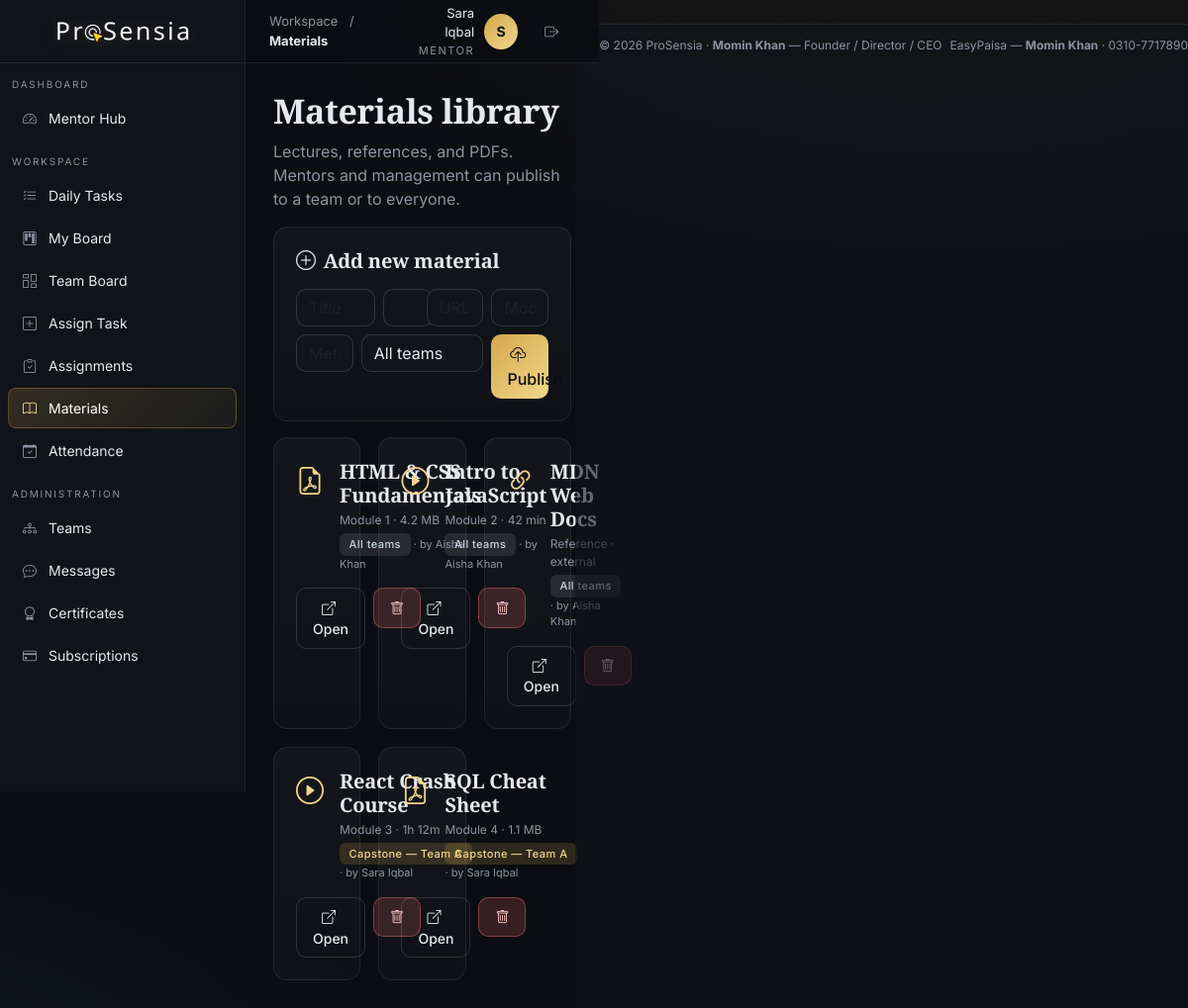
Page /shared/materials.php (signed in) on the earlier database version.
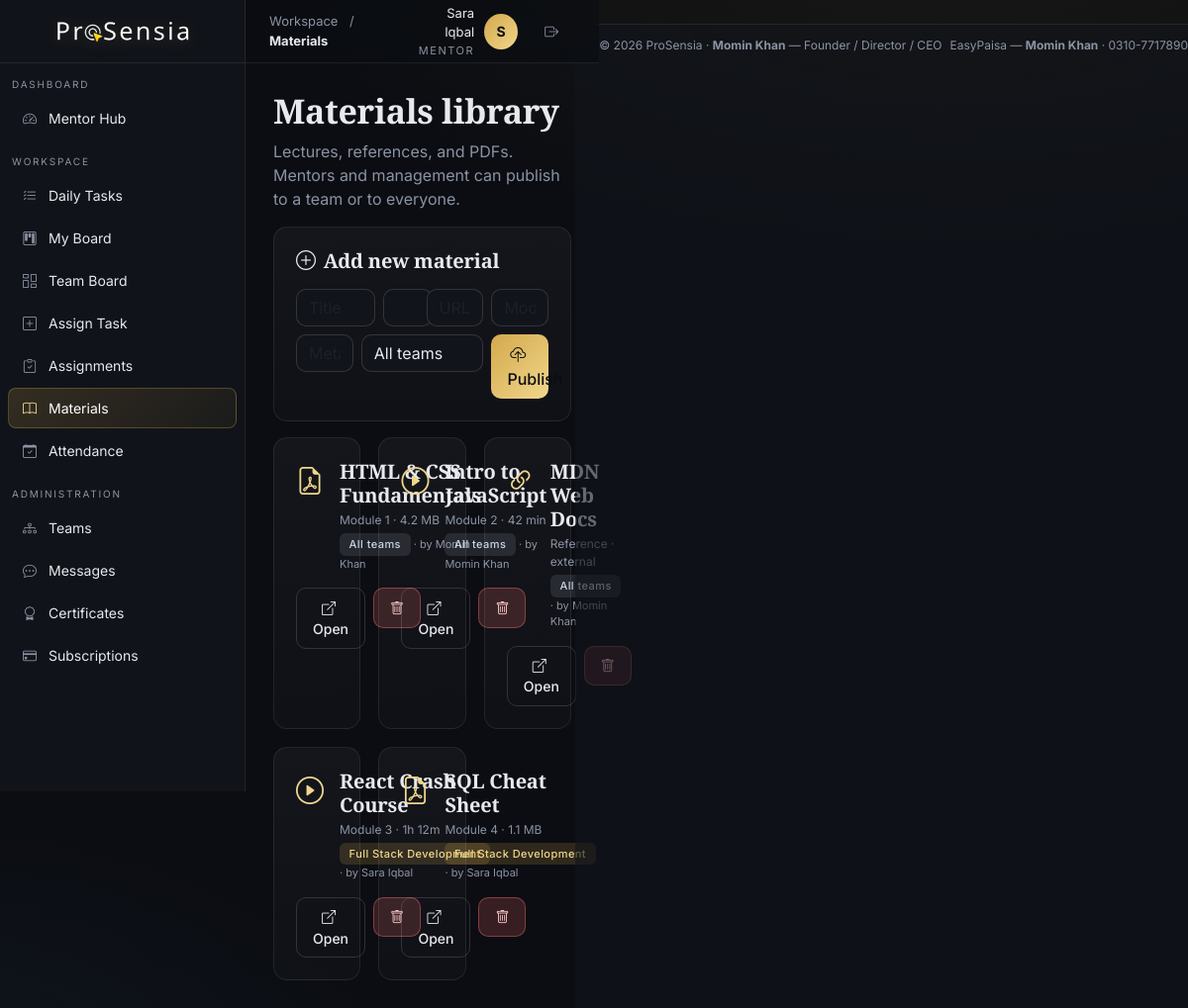
Same page on the later database version.
### tables this page shows
CREATE TABLE materials (
  id INT AUTO_INCREMENT PRIMARY KEY,
  title VARCHAR(200) NOT NULL,
  kind ENUM('pdf','video','link') DEFAULT 'link',
  url VARCHAR(400) NOT NULL,
  module VARCHAR(120), meta VARCHAR(80),
  team_id INT NULL, posted_by INT NULL,
  created_at TIMESTAMP DEFAULT CURRENT_TIMESTAMP,
  FOREIGN KEY (team_id) REFERENCES teams(id) ON DELETE SET NULL,
  FOREIGN KEY (posted_by) REFERENCES users(id) ON DELETE SET NULL
);

CREATE TABLE users (
  id INT AUTO_INCREMENT PRIMARY KEY,
  name VARCHAR(120) NOT NULL,
  email VARCHAR(160) NOT NULL UNIQUE,
  password VARCHAR(255) NOT NULL,
  role ENUM('super_admin','management','mentor','intern') NOT NULL,
  status ENUM('pending','active','inactive','rejected') DEFAULT 'pending',
  created_at TIMESTAMP DEFAULT CURRENT_TIMESTAMP
);

CREATE TABLE teams (
  id INT AUTO_INCREMENT PRIMARY KEY,
  name VARCHAR(120) NOT NULL, description TEXT,
  created_by INT, created_at TIMESTAMP DEFAULT CURRENT_TIMESTAMP,
  FOREIGN KEY (created_by) REFERENCES users(id) ON DELETE SET NULL
);

### shared/materials.php (the view, shortened to what this page needs)
<?php
require __DIR__ . '/../includes/header.php';
$role = $user['role'];
$can_post = in_array($role,['mentor','management','super_admin'],true);
$items = $pdo->query('SELECT m.*, t.name AS team_name, u.name AS author FROM materials m
                      LEFT JOIN teams t ON t.id=m.team_id
                      LEFT JOIN users u ON u.id=m.posted_by
                      ORDER BY m.created_at DESC')->fetchAll();
?>
<h1 class="serif" style="font-size:34px">Materials library</h1>
<p class="muted">Lectures, references, and PDFs. <?= $can_post?'Mentors and management can publish to a team or to everyone.':'Mentors publish new content here.' ?></p>
<?php if($can_post): ?>
<div class="glass card-pad mb-3">
  <h5 class="serif mb-3"><i class="bi bi-plus-circle me-2"></i>Add new material</h5>
  <form method="post" class="row g-2">
    <div class="col-md-4"><input class="form-control" name="title" placeholder="Title" required></div>
    <div class="col-md-2"><select class="form-select" name="kind"><option value="link">Link</option><option value="pdf">PDF</option><option value="video">Video</option></select></div>
    <div class="col-md-3"><input class="form-control" name="url" placeholder="URL (https://…)" required></div>
    <div class="col-md-3"><input class="form-control" name="module" placeholder="Module / topic"></div>
    <div class="col-md-3"><input class="form-control" name="meta" placeholder="Meta (size, duration)"></div>
    <div class="col-md-6"><select class="form-select" name="team_id"><option value="">All teams / everyone</option></select></div>
    <div class="col-md-3"><button class="btn btn-primary w-100"><i class="bi bi-cloud-upload me-1"></i>Publish</button></div>
  </form>
</div>
<?php endif; ?>
<div class="bento">
  <?php foreach($items as $m):
    $icon=['pdf'=>'bi-file-earmark-pdf','video'=>'bi-play-circle','link'=>'bi-link-45deg'][$m['kind']]??'bi-link-45deg';
  ?>
    <div class="glass card-pad span-4">
      <div class="d-flex align-items-start gap-3">
        <i class="bi <?= $icon ?>" style="font-size:28px;color:var(--primary-glow)"></i>
        <div class="flex-grow-1">
          <h5 class="serif mb-1"><?= e($m['title']) ?></h5>
          <div class="muted" style="font-size:12px"><?= e($m['module']) ?> · <?= e($m['meta']) ?></div>
          <div class="muted" style="font-size:11px;margin-top:4px">
            <?= $m['team_name'] ? '<span class="badge b-primary">'.e($m['team_name']).'</span>' : '<span class="badge b-muted">All teams</span>' ?>
            <?php if($m['author']): ?> · by <?= e($m['author']) ?><?php endif; ?>
          </div>
        </div>
      </div>
      <div class="mt-3 d-flex gap-2">
        <a href="<?= e($m['url']) ?>" target="_blank" class="btn btn-outline-light btn-sm flex-grow-1"><i class="bi bi-box-arrow-up-right me-1"></i>Open</a>
        <?php if($can_post): ?>
        <form method="post" onsubmit="return confirm('Delete?')"><button class="btn btn-danger btn-sm"><i class="bi bi-trash"></i></button></form>
        <?php endif; ?>
      </div>
    </div>
  <?php endforeach; ?>
</div>
<?php require __DIR__ . '/../includes/footer.php'; ?>

Differences in the rows shown:
changed through a linked row, materials "HTML & CSS Fundamentals": posted_by.name "Aisha Khan" → "Momin Khan"
changed through a linked row, materials "Intro to JavaScript": posted_by.name "Aisha Khan" → "Momin Khan"
changed through a linked row, materials "MDN Web Docs": posted_by.name "Aisha Khan" → "Momin Khan"
changed materials "React Crash Course": team.name "Capstone — Team A" → "Full Stack Development"
changed materials "SQL Cheat Sheet": team.name "Capstone — Team A" → "Full Stack Development"
